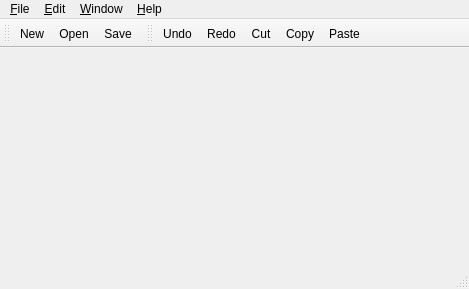
<?xml version="1.0" encoding="UTF-8"?>
<ui version="4.0">
 <class>MainWindow</class>
 <widget class="QMainWindow" name="MainWindow">
  <property name="geometry">
   <rect>
    <x>0</x>
    <y>0</y>
    <width>469</width>
    <height>289</height>
   </rect>
  </property>
  <property name="windowTitle">
   <string>MainWindow</string>
  </property>
  <property name="windowIcon">
   <iconset resource="resources.qrc">
    <normaloff>:/default/static/default/icons/22x22/face-devilish.png</normaloff>:/default/static/default/icons/22x22/face-devilish.png</iconset>
  </property>
  <widget class="QWidget" name="centralwidget"/>
  <widget class="QMenuBar" name="menubar">
   <property name="geometry">
    <rect>
     <x>0</x>
     <y>0</y>
     <width>469</width>
     <height>23</height>
    </rect>
   </property>
   <widget class="QMenu" name="menuFile">
    <property name="title">
     <string>&amp;File</string>
    </property>
    <widget class="QMenu" name="menuRecentForms">
     <property name="title">
      <string>&amp;Recent Forms</string>
     </property>
     <addaction name="separator"/>
     <addaction name="actionClearMenu"/>
    </widget>
    <addaction name="actionNew"/>
    <addaction name="actionOpen"/>
    <addaction name="menuRecentForms"/>
    <addaction name="separator"/>
    <addaction name="actionSave"/>
    <addaction name="actionSaveAs"/>
    <addaction name="actionSaveAll"/>
    <addaction name="separator"/>
    <addaction name="actionPrint"/>
    <addaction name="separator"/>
    <addaction name="actionClose"/>
    <addaction name="separator"/>
    <addaction name="actionQuit"/>
   </widget>
   <widget class="QMenu" name="menuEdit">
    <property name="title">
     <string>&amp;Edit</string>
    </property>
    <addaction name="actionUndo"/>
    <addaction name="actionRedo"/>
    <addaction name="separator"/>
    <addaction name="actionCut"/>
    <addaction name="actionCopy"/>
    <addaction name="actionPaste"/>
    <addaction name="actionDelete"/>
    <addaction name="separator"/>
    <addaction name="actionPreferences"/>
   </widget>
   <widget class="QMenu" name="menuWindow">
    <property name="title">
     <string>&amp;Window</string>
    </property>
    <addaction name="actionMinimize"/>
    <addaction name="separator"/>
   </widget>
   <widget class="QMenu" name="menuHelp">
    <property name="title">
     <string>&amp;Help</string>
    </property>
    <addaction name="actionHelpContents"/>
    <addaction name="actionReleaseNotes"/>
    <addaction name="actionReportBugs"/>
    <addaction name="separator"/>
    <addaction name="actionCheckForUpdates"/>
    <addaction name="separator"/>
    <addaction name="actionAbout"/>
    <addaction name="actionLicense"/>
   </widget>
   <addaction name="menuFile"/>
   <addaction name="menuEdit"/>
   <addaction name="menuWindow"/>
   <addaction name="menuHelp"/>
  </widget>
  <widget class="QStatusBar" name="statusbar"/>
  <widget class="QToolBar" name="toolBarFile">
   <property name="windowTitle">
    <string>toolBar</string>
   </property>
   <property name="iconSize">
    <size>
     <width>16</width>
     <height>16</height>
    </size>
   </property>
   <attribute name="toolBarArea">
    <enum>TopToolBarArea</enum>
   </attribute>
   <attribute name="toolBarBreak">
    <bool>false</bool>
   </attribute>
   <addaction name="actionNew"/>
   <addaction name="actionOpen"/>
   <addaction name="actionSave"/>
  </widget>
  <widget class="QToolBar" name="toolBarEdit">
   <property name="windowTitle">
    <string>toolBar</string>
   </property>
   <property name="iconSize">
    <size>
     <width>16</width>
     <height>16</height>
    </size>
   </property>
   <attribute name="toolBarArea">
    <enum>TopToolBarArea</enum>
   </attribute>
   <attribute name="toolBarBreak">
    <bool>false</bool>
   </attribute>
   <addaction name="actionUndo"/>
   <addaction name="actionRedo"/>
   <addaction name="actionCut"/>
   <addaction name="actionCopy"/>
   <addaction name="actionPaste"/>
  </widget>
  <action name="actionNew">
   <property name="icon">
    <iconset resource="resources.qrc">
     <normaloff>:/default/static/default/icons/22x22/document-new.png</normaloff>:/default/static/default/icons/22x22/document-new.png</iconset>
   </property>
   <property name="text">
    <string>&amp;New</string>
   </property>
   <property name="shortcut">
    <string>Ctrl+N</string>
   </property>
  </action>
  <action name="actionOpen">
   <property name="icon">
    <iconset resource="resources.qrc">
     <normaloff>:/default/static/default/icons/22x22/document-open.png</normaloff>:/default/static/default/icons/22x22/document-open.png</iconset>
   </property>
   <property name="text">
    <string>&amp;Open</string>
   </property>
   <property name="shortcut">
    <string>Ctrl+O</string>
   </property>
  </action>
  <action name="actionClose">
   <property name="icon">
    <iconset resource="resources.qrc">
     <normaloff>:/default/static/default/icons/22x22/window-close.png</normaloff>:/default/static/default/icons/22x22/window-close.png</iconset>
   </property>
   <property name="text">
    <string>&amp;Close</string>
   </property>
   <property name="shortcut">
    <string>Ctrl+W</string>
   </property>
  </action>
  <action name="actionQuit">
   <property name="icon">
    <iconset resource="resources.qrc">
     <normaloff>:/default/static/default/icons/22x22/application-exit.png</normaloff>:/default/static/default/icons/22x22/application-exit.png</iconset>
   </property>
   <property name="text">
    <string>&amp;Quit</string>
   </property>
   <property name="shortcut">
    <string>Ctrl+Q</string>
   </property>
  </action>
  <action name="actionPrint">
   <property name="icon">
    <iconset resource="resources.qrc">
     <normaloff>:/default/static/default/icons/22x22/document-print.png</normaloff>:/default/static/default/icons/22x22/document-print.png</iconset>
   </property>
   <property name="text">
    <string>Print...</string>
   </property>
   <property name="shortcut">
    <string>Ctrl+P</string>
   </property>
  </action>
  <action name="actionSave">
   <property name="icon">
    <iconset resource="resources.qrc">
     <normaloff>:/default/static/default/icons/22x22/document-save.png</normaloff>:/default/static/default/icons/22x22/document-save.png</iconset>
   </property>
   <property name="text">
    <string>&amp;Save</string>
   </property>
   <property name="shortcut">
    <string>Ctrl+S</string>
   </property>
  </action>
  <action name="actionSaveAs">
   <property name="icon">
    <iconset resource="resources.qrc">
     <normaloff>:/default/static/default/icons/22x22/document-save-as.png</normaloff>:/default/static/default/icons/22x22/document-save-as.png</iconset>
   </property>
   <property name="text">
    <string>Save &amp;As...</string>
   </property>
   <property name="shortcut">
    <string>Ctrl+Shift+S</string>
   </property>
  </action>
  <action name="actionSaveAll">
   <property name="icon">
    <iconset resource="resources.qrc">
     <normaloff>:/default/static/default/icons/22x22/document-save-all.png</normaloff>:/default/static/default/icons/22x22/document-save-all.png</iconset>
   </property>
   <property name="text">
    <string>Save A&amp;ll</string>
   </property>
  </action>
  <action name="actionUndo">
   <property name="icon">
    <iconset resource="resources.qrc">
     <normaloff>:/default/static/default/icons/22x22/edit-undo.png</normaloff>:/default/static/default/icons/22x22/edit-undo.png</iconset>
   </property>
   <property name="text">
    <string>&amp;Undo</string>
   </property>
   <property name="shortcut">
    <string>Ctrl+Z</string>
   </property>
  </action>
  <action name="actionRedo">
   <property name="icon">
    <iconset resource="resources.qrc">
     <normaloff>:/default/static/default/icons/22x22/edit-redo.png</normaloff>:/default/static/default/icons/22x22/edit-redo.png</iconset>
   </property>
   <property name="text">
    <string>&amp;Redo</string>
   </property>
   <property name="shortcut">
    <string>Ctrl+Shift+Z</string>
   </property>
  </action>
  <action name="actionCut">
   <property name="icon">
    <iconset resource="resources.qrc">
     <normaloff>:/default/static/default/icons/22x22/edit-cut.png</normaloff>:/default/static/default/icons/22x22/edit-cut.png</iconset>
   </property>
   <property name="text">
    <string>Cu&amp;t</string>
   </property>
   <property name="shortcut">
    <string>Ctrl+X</string>
   </property>
  </action>
  <action name="actionCopy">
   <property name="icon">
    <iconset resource="resources.qrc">
     <normaloff>:/default/static/default/icons/22x22/edit-copy.png</normaloff>:/default/static/default/icons/22x22/edit-copy.png</iconset>
   </property>
   <property name="text">
    <string>&amp;Copy</string>
   </property>
   <property name="shortcut">
    <string>Ctrl+C</string>
   </property>
  </action>
  <action name="actionPaste">
   <property name="icon">
    <iconset resource="resources.qrc">
     <normaloff>:/default/static/default/icons/22x22/edit-paste.png</normaloff>:/default/static/default/icons/22x22/edit-paste.png</iconset>
   </property>
   <property name="text">
    <string>&amp;Paste</string>
   </property>
   <property name="shortcut">
    <string>Ctrl+V</string>
   </property>
  </action>
  <action name="actionDelete">
   <property name="icon">
    <iconset resource="resources.qrc">
     <normaloff>:/default/static/default/icons/22x22/edit-delete.png</normaloff>:/default/static/default/icons/22x22/edit-delete.png</iconset>
   </property>
   <property name="text">
    <string>&amp;Delete</string>
   </property>
   <property name="shortcut">
    <string>Ctrl+Del</string>
   </property>
  </action>
  <action name="actionMinimize">
   <property name="checkable">
    <bool>true</bool>
   </property>
   <property name="checked">
    <bool>false</bool>
   </property>
   <property name="text">
    <string>&amp;Minimize</string>
   </property>
  </action>
  <action name="actionHelpContents">
   <property name="icon">
    <iconset resource="resources.qrc">
     <normaloff>:/default/static/default/icons/22x22/help-contents.png</normaloff>:/default/static/default/icons/22x22/help-contents.png</iconset>
   </property>
   <property name="text">
    <string>Help Contents</string>
   </property>
  </action>
  <action name="actionReleaseNotes">
   <property name="icon">
    <iconset resource="resources.qrc">
     <normaloff>:/default/static/default/icons/22x22/im-status-message-edit.png</normaloff>:/default/static/default/icons/22x22/im-status-message-edit.png</iconset>
   </property>
   <property name="text">
    <string>Release &amp;Notes</string>
   </property>
  </action>
  <action name="actionReportBugs">
   <property name="icon">
    <iconset resource="resources.qrc">
     <normaloff>:/default/static/default/icons/22x22/tools-report-bug.png</normaloff>:/default/static/default/icons/22x22/tools-report-bug.png</iconset>
   </property>
   <property name="text">
    <string>&amp;Report Bugs</string>
   </property>
  </action>
  <action name="actionCheckForUpdates">
   <property name="text">
    <string>Check f&amp;or Updates...</string>
   </property>
  </action>
  <action name="actionAbout">
   <property name="icon">
    <iconset resource="resources.qrc">
     <normaloff>:/default/static/default/icons/22x22/face-devilish.png</normaloff>:/default/static/default/icons/22x22/face-devilish.png</iconset>
   </property>
   <property name="text">
    <string>&amp;About</string>
   </property>
  </action>
  <action name="actionLicense">
   <property name="icon">
    <iconset resource="resources.qrc">
     <normaloff>:/default/static/default/icons/22x22/help-about.png</normaloff>:/default/static/default/icons/22x22/help-about.png</iconset>
   </property>
   <property name="text">
    <string>&amp;License</string>
   </property>
  </action>
  <action name="actionPreferences">
   <property name="icon">
    <iconset resource="resources.qrc">
     <normaloff>:/default/static/default/icons/22x22/preferences-desktop.png</normaloff>:/default/static/default/icons/22x22/preferences-desktop.png</iconset>
   </property>
   <property name="text">
    <string>Prefere&amp;nces</string>
   </property>
   <property name="shortcut">
    <string>Ctrl+Shift+P</string>
   </property>
  </action>
  <action name="actionClearMenu">
   <property name="text">
    <string>&amp;Clear Menu</string>
   </property>
  </action>
 </widget>
 <resources>
  <include location="resources.qrc"/>
 </resources>
 <connections/>
</ui>
